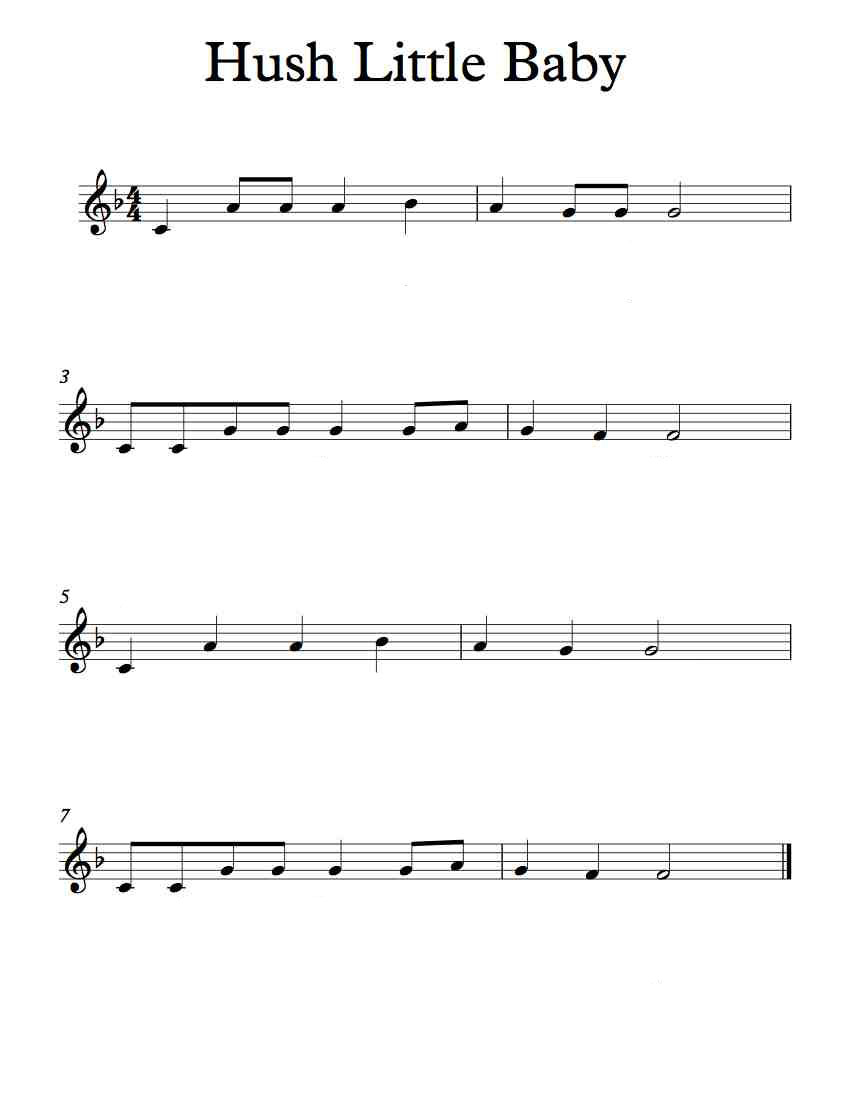
#> input picture resources/samples/hush.jpg, 850 x 1100 px
$ python parser.py   (older library calls are emulated)
#> lines starting #> are read from the running program, lines starting #| are printed output that depends on the picture; after the words box and inside, x2 and y2 are one past the last pixel; in counts of white or black regions, pixels touching at a corner belong together
import cv2
import numpy as np
import imutils
from imutils import contours, perspective
from PIL import Image
import os

class PParser:

    def __init__(self, config=None):
        # Default hyperparameters
        self.config = {
            'gaussian_kernel': (5, 5),      # How much to blur the image
            'gaussian_sigma': 1,            # Intensity of the blur
            'morph_kernel': (5, 5),         # Size of gaps to fill in
            'min_contour_area': 200,        # Minimum size of shapes to detect
            'dilate_iterations': 3,         # How much to thicken detected shapes
            'resize_max_dim': 1200,         # Maximum image size
            'padding_size': 100             # Border width around image
        }

        if config:
            self.config.update(config)

    def imread(self, path):
#> called with path = 'resources/samples/hush.jpg'
        return cv2.imread(path)
#> returned value is the input picture: shape (1100, 850, 3); mean B, G, R 247.7, 247.7, 247.7

    def imwrite(self, path, image, overwrite=False):
        directory = os.path.dirname(path)
        if directory and not os.path.exists(directory):
            os.makedirs(directory)

        if os.path.exists(path):
            if not overwrite:
                user_input = input(f"File {path} already exists. Overwrite? (y/n): ")
                if user_input.lower() != 'y':
                    print("Saving cancelled.")
                    return False

        return cv2.imwrite(path, image)

    # [5 lines left out: function imshow, not called in this run]

    def preprocess(self, image, remove_staff_lines=False):
#> called with remove_staff_lines = False
        pad_size = self.config['padding_size']
        if pad_size > 0:
            padded = cv2.copyMakeBorder(
                image,
                pad_size, pad_size, pad_size, pad_size,
                cv2.BORDER_CONSTANT,
                value=[255, 255, 255]
            )
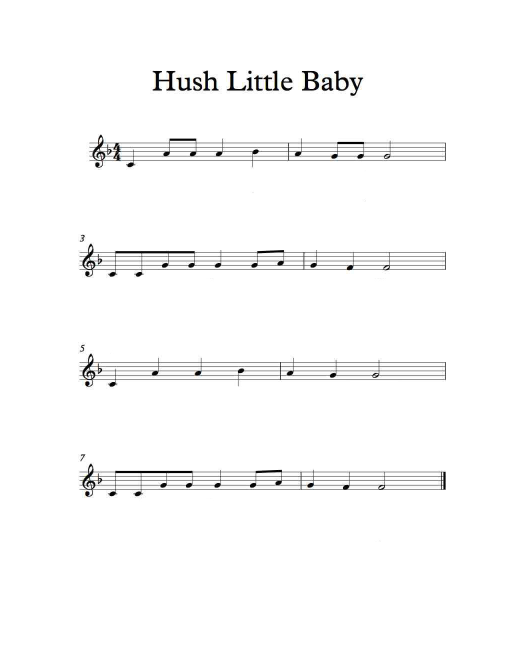
#> padded: shape (1300, 1050, 3) (shown at 1/2 size); mean B, G, R 250, 250, 250
        else:
            padded = image.copy()

        gray = cv2.cvtColor(padded, cv2.COLOR_BGR2GRAY)
        blurred = cv2.GaussianBlur(gray, self.config['gaussian_kernel'],
                                  self.config['gaussian_sigma'])
        thresh = cv2.threshold(blurred, 0, 255, cv2.THRESH_BINARY_INV | cv2.THRESH_OTSU)[1]
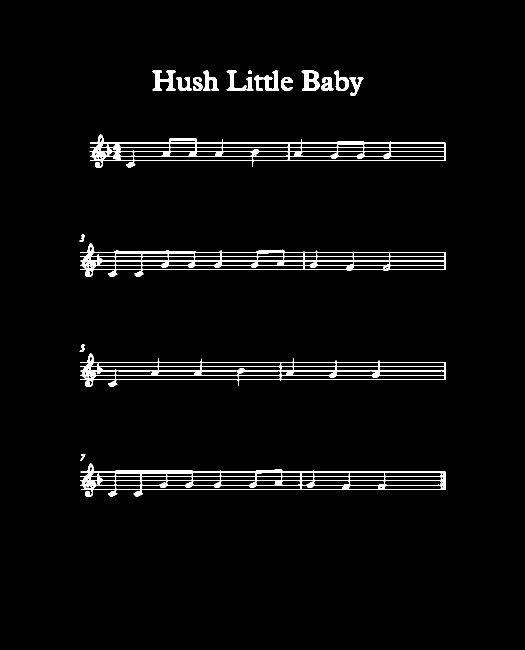
#> thresh: shape (1300, 1050) (shown at 1/2 size); 2.9% white; 20 white regions, largest, box (x1, y1, x2, y2) and area: (160, 927, 892, 994) 8945, (179, 269, 892, 336) 8440, (160, 487, 892, 554) 8083

        if remove_staff_lines:
            thresh = self.remove_staff_lines(thresh)

        kernel = cv2.getStructuringElement(cv2.MORPH_RECT, self.config['morph_kernel'])
        thresh = cv2.morphologyEx(thresh, cv2.MORPH_CLOSE, kernel)
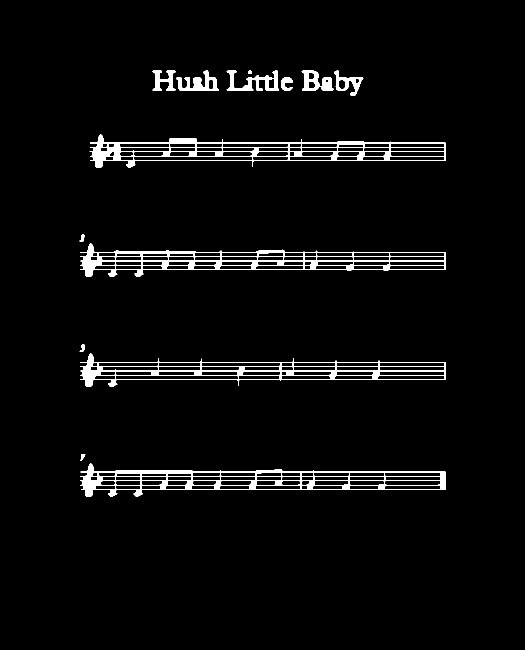
#> thresh: shape (1300, 1050) (shown at 1/2 size); 3.1% white; 14 white regions, largest, box (x1, y1, x2, y2) and area: (160, 927, 892, 994) 9738, (179, 269, 892, 336) 9243, (160, 487, 892, 554) 8795

        self.pad_size = pad_size
        return thresh

    # [7 lines left out: function remove_staff_lines, not called in this run]

    def find_contours(self, image):
        dilated_image = cv2.dilate(image, None,
                                  iterations=self.config['dilate_iterations'])
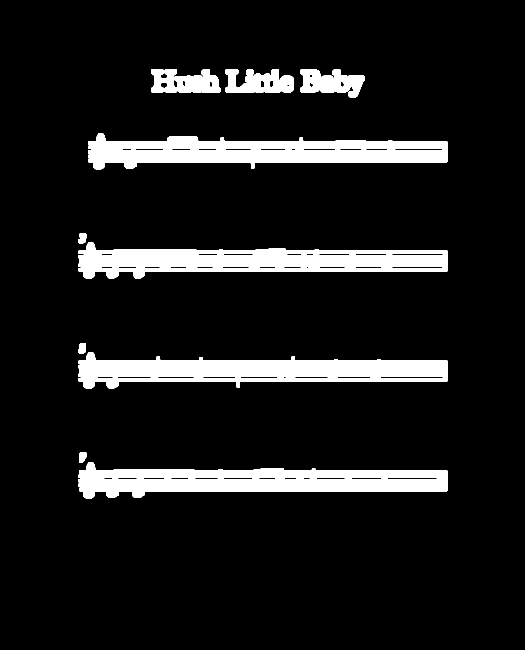
#> dilated_image: shape (1300, 1050) (shown at 1/2 size); 9.8% white; 10 white regions
        cnts = cv2.findContours(dilated_image.copy(), cv2.RETR_EXTERNAL,
                               cv2.CHAIN_APPROX_SIMPLE)
#> cnts = 10 contours; largest, box (x1, y1, x2, y2) and area: (157, 924, 895, 997) 32510, (157, 484, 895, 557) 31950, (176, 266, 895, 339) 31706, (157, 704, 895, 777) 31286, (302, 138, 441, 185) 4674
        cnts = imutils.grab_contours(cnts)
        cnts = [c for c in cnts if cv2.contourArea(c) > self.config['min_contour_area']]

        pad_size = getattr(self, 'pad_size', 0)
        if pad_size:
            for cnt in cnts:
                cnt[:, :, 0] -= pad_size
                cnt[:, :, 1] -= pad_size
#> this loop made 10 passes

        return self.__sort_contours(cnts)

    def __sort_contours(self, cnts):
        (cnts, _) = contours.sort_contours(cnts)
#> cnts = 10 contours; largest, box (x1, y1, x2, y2) and area: (57, 824, 795, 897) 32510, (57, 384, 795, 457) 31950, (76, 166, 795, 239) 31706, (57, 604, 795, 677) 31286, (202, 38, 341, 85) 4674
        return cnts

    def __sort_by_contour_dimensions(self, contours):
        return sorted(contours, key=lambda x: cv2.contourArea(x), reverse=True)

    def _mid_point(self, ptA, ptB):
        return ((ptA[0] + ptB[0]) / 2, (ptA[1] + ptB[1]) / 2)

    def draw_contours(self, image, contours, color=(0, 255, 0), thickness=2):
#> called with color = (0, 255, 0), thickness = 2
        orig = image.copy()
        for c in contours:
            # Get the minimum area rectangle
            box = cv2.minAreaRect(c)
            box = cv2.cv.BoxPoints(box) if imutils.is_cv2() else cv2.boxPoints(box)
            box = np.array(box, dtype="int")
            box = perspective.order_points(box)

            # Draw all elements in one pass
            cv2.drawContours(orig, [box.astype("int")], -1, color, thickness)

            # Calculate all midpoints
            tl, tr, br, bl = box
            midpoints = [
                self._mid_point(tl, tr),  # top
                self._mid_point(bl, br),  # bottom
                self._mid_point(tl, bl),  # left
                self._mid_point(tr, br)   # right
            ]

            # Draw all circles and lines in batch
            for point in midpoints:
                cv2.circle(orig, (int(point[0]), int(point[1])), 5, (255, 0, 0), -1)

            # Draw cross lines
            cv2.line(orig, (int(midpoints[0][0]), int(midpoints[0][1])),
                    (int(midpoints[1][0]), int(midpoints[1][1])), (255, 0, 255), 2)
            cv2.line(orig, (int(midpoints[2][0]), int(midpoints[2][1])),
                    (int(midpoints[3][0]), int(midpoints[3][1])), (255, 0, 255), 2)
#> this loop made 10 passes
#> (tl, tr, br, bl, midpoints) on passes 1 to 4: ([56, 586], [71, 586], [71, 606], [56, 606], [(63.5, 586), (63.5, 606), (56, 596), (71, 596)]), ([56, 366], [72, 366], [72, 386], [56, 386], [(64, 366), (64, 386), (56, 376), (72, 376)]), ([57, 824], [794, 824], [794, 896], [57, 896], [(425.5, 824), (425.5, 896), (57, 860), (794, 860)]), ([57, 603], [794, 603], [794, 675], [57, 675], [(425.5, 603), (425.5, 675), (57, 639), (794, 639)])
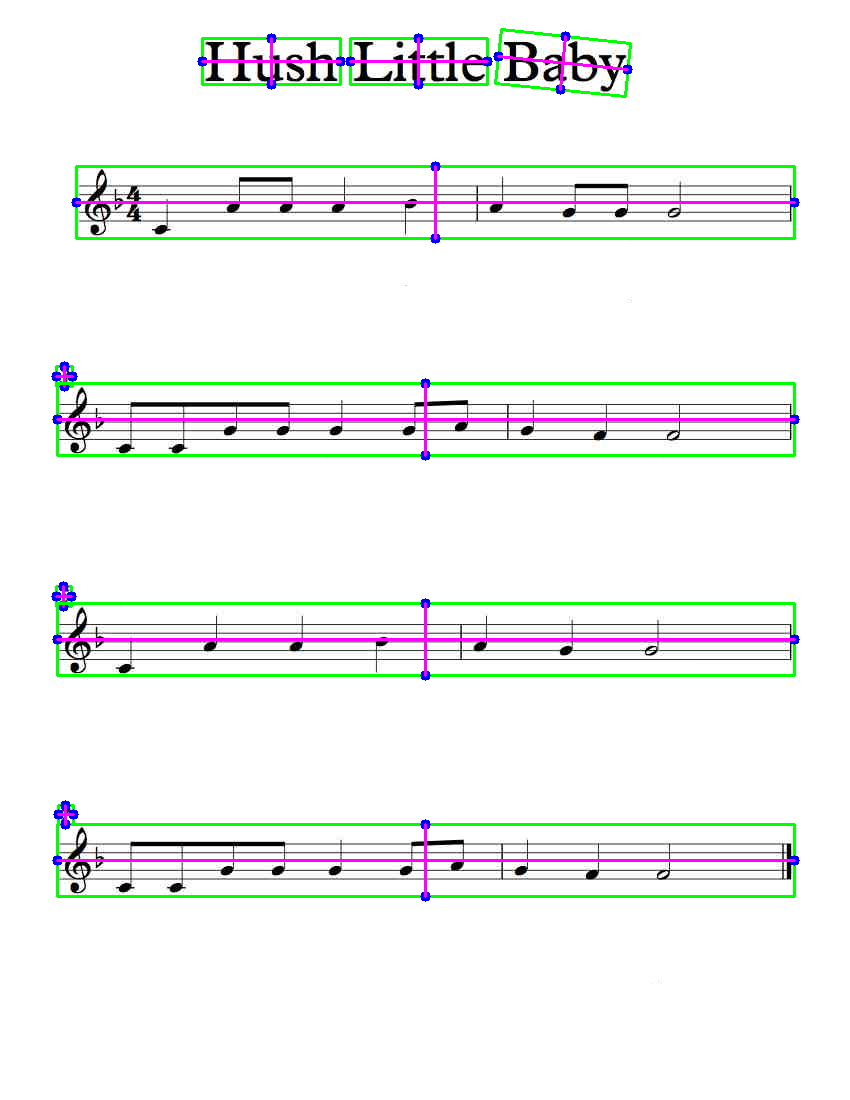
#> orig: shape (1100, 850, 3); 3.86% of pixels changed, all inside (x1, y1, x2, y2) = (51, 28, 800, 902)

        return orig

    def resize(self, image, max_dim=None):
        if max_dim is None:
            max_dim = self.config['resize_max_dim']

        if image.shape[0] <= max_dim and image.shape[1] <= max_dim:
            return image

        height, width = image.shape[:2]
        if height > width:
            new_height = max_dim
            new_width = int(width * (max_dim / height))
        else:
            new_width = max_dim
            new_height = int(height * (max_dim / width))

        return cv2.resize(image, (new_width, new_height))

    # [21 lines left out: function extract_contours, not called in this run]

if __name__ == "__main__":
    custom_config = {
        'gaussian_kernel': (7, 7),
        'gaussian_sigma': 1,
        'morph_kernel': (5, 5),
        'min_contour_area': 200,
        'dilate_iterations': 3,
        'resize_max_dim': 1200
    }

    parser = PParser(config=custom_config)
    image = parser.imread("resources/samples/hush.jpg")
    image = parser.resize(image)
    thresh = parser.preprocess(image)
    cnts = parser.find_contours(thresh)
    result = parser.draw_contours(image, cnts)
    parser.imwrite("resources/output/test/hush.jpg", result)
#> the answer given: out.png
    # parser.imshow(result)

$ run again, with resources/samples/mary.jpg copied over resources/samples/hush.jpg
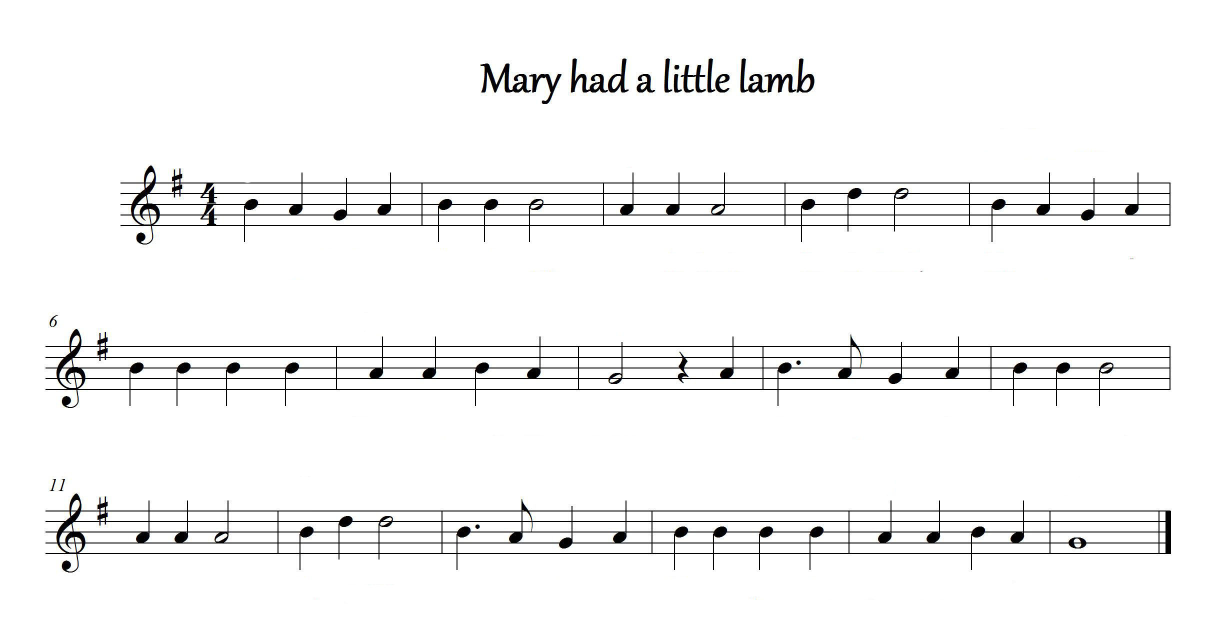
#> input picture resources/samples/mary.jpg, 2456 x 1288 px (shown at 1/2 size)
#> in imread, returned value is the input picture: shape (1288, 2456, 3); mean B, G, R 245.2, 245.2, 245.2
#> in preprocess, `thresh = cv2.threshold(blurred, 0, 255, cv2.THRESH_BINARY_INV | cv2.TH..`:
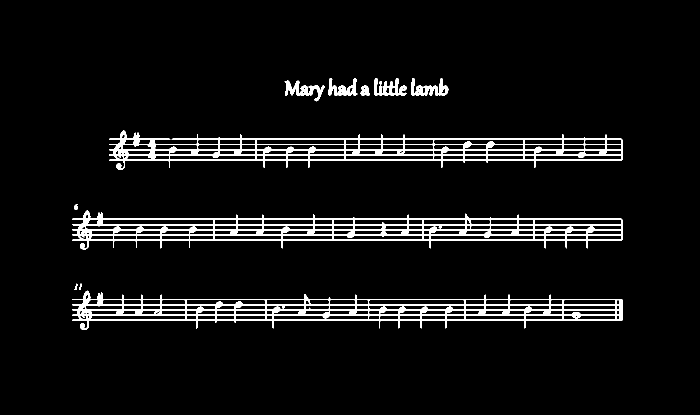
#> thresh: shape (829, 1400) (shown at 1/2 size); 5.6% white; 12 white regions, largest, box (x1, y1, x2, y2) and area: (144, 421, 1245, 499) 20970, (144, 581, 1245, 660) 20434, (218, 261, 1245, 340) 18126
#> dilated_image: shape (829, 1400); 14.4% white; 9 white regions
#> in find_contours, `cnts = cv2.findContours(dilated_image.copy(), cv2.RETR_EXTERNAL, cv2.C..`: cnts = 9 contours; largest, box (x1, y1, x2, y2) and area: (141, 418, 1248, 502) 57462, (141, 578, 1248, 663) 56424, (215, 258, 1248, 343) 53484, (566, 158, 652, 206) 2388, (654, 153, 743, 194) 2334
#> in find_contours, `cnts = [c for c in cnts if cv2.contourArea(c) > self.config['min_conto..`: cnts = 8 contours; box (x1, y1, x2, y2) and area: (141, 418, 1248, 502) 57462, (141, 578, 1248, 663) 56424, (215, 258, 1248, 343) 53484, (566, 158, 652, 206) 2388, (654, 153, 743, 194) 2334, (745, 153, 817, 194) 2304, (820, 153, 900, 194) 2262, (146, 564, 167, 583) 322
#> the loop in find_contours, `for cnt in cnts:` made 8 passes
#> in __sort_contours, `(cnts, _) = contours.sort_contours(cnts)`: cnts = 8 contours; box (x1, y1, x2, y2) and area: (41, 318, 1148, 402) 57462, (41, 478, 1148, 563) 56424, (115, 158, 1148, 243) 53484, (466, 58, 552, 106) 2388, (554, 53, 643, 94) 2334, (645, 53, 717, 94) 2304, (720, 53, 800, 94) 2262, (46, 464, 67, 483) 322
#> the loop in draw_contours, `for c in contours:` made 8 passes
#> (tl, tr, br, bl, midpoints) on passes 1 to 4: ([41, 478], [1146, 478], [1146, 562], [41, 562], [(593.5, 478), (593.5, 562), (41, 520), (1146, 520)]), ([41, 318], [1147, 318], [1147, 401], [41, 401], [(594, 318), (594, 401), (41, 359.5), (1147, 359.5)]), ([46, 464], [66, 464], [66, 482], [46, 482], [(56, 464), (56, 482), (46, 473), (66, 473)]), ([115, 158], [1147, 158], [1147, 242], [115, 242], [(631, 158), (631, 242), (115, 200), (1147, 200)])
#> after the loop in draw_contours, `for c in contours:`:
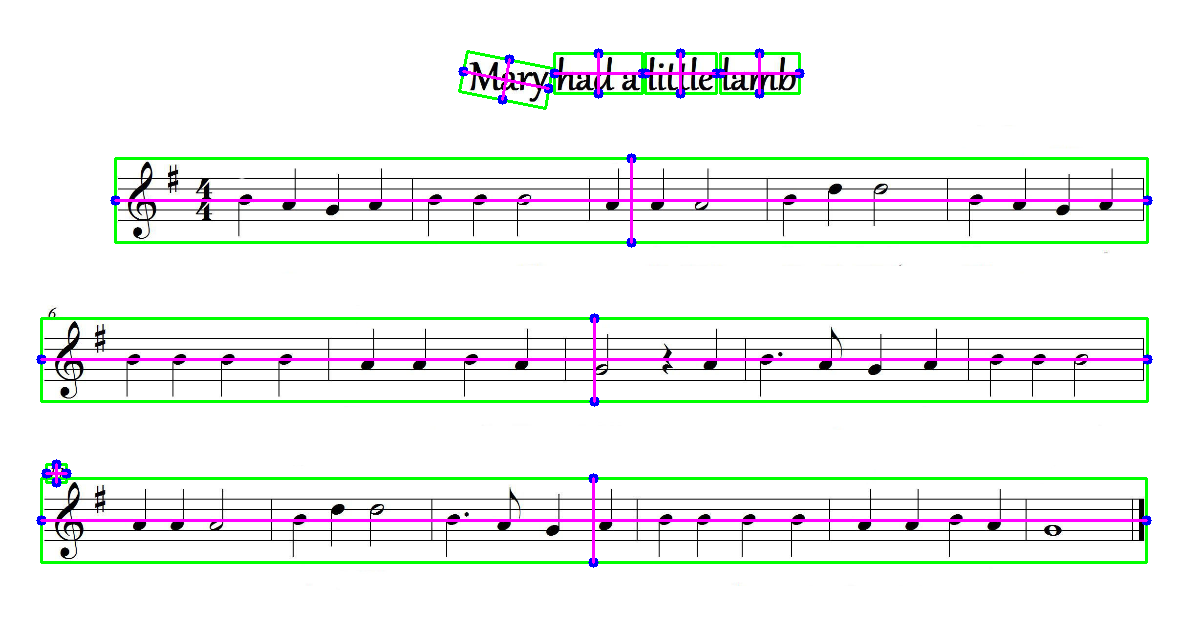
#> orig: shape (629, 1200, 3); mean B, G, R 239, 242.1, 238.4
